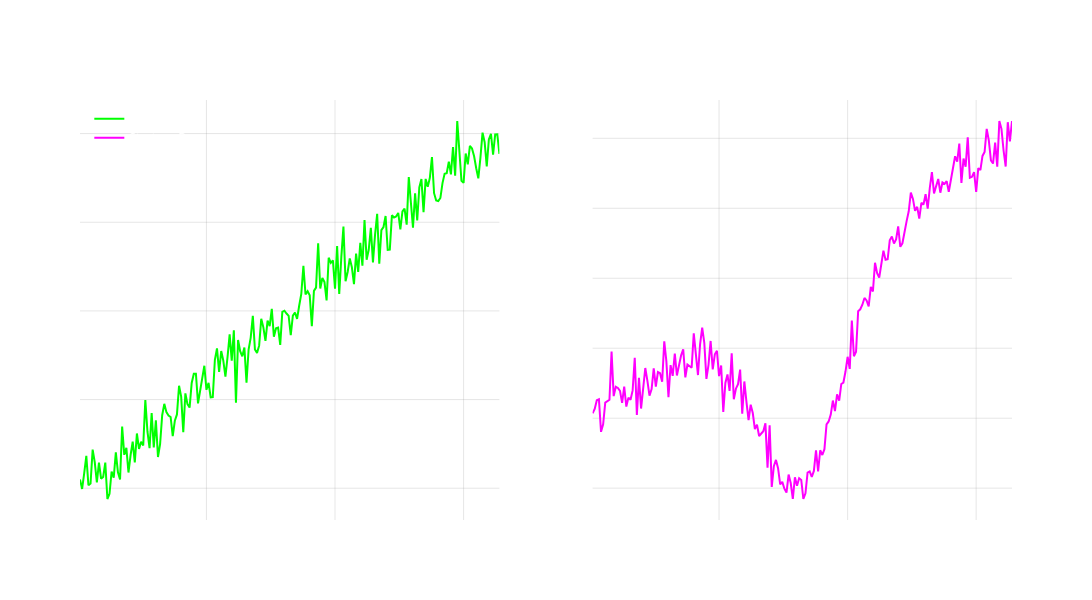

This figure's notebook cell:
### Markdown cell above
###### ______________________________________________________________________________________________________________________________________

#### ️ Sharpe Ratio, Sortino Ratio, Max Drawdown

First, we adjust for the risk-free rate of return.  If our strategy earns less than the risk-free rate in a frictionless evnironment why would we ever trade it?

  **Sharpe Ratio**: Risk-adjusted return using total volatility
  $$ \text{Sharpe Ratio} = \frac{\mathbb{E}[R_p] - R_f}{\sigma_p} $$
  
  **Sortino Ratio**: Risk-adjusted return using downside volatility
  $$ \text{Sortino Ratio} = \frac{\mathbb{E}[R_p] - R_f}{\sigma_d} $$
 
 **Maximum Drawdown**: Largest peak-to-trough decline
 $$ \text{Max Drawdown} = \min_t \left(\frac{P_t - \max_{s \leq t} P_s}{\max_{s \leq t} P_s}\right) $$

 **Remark:** We may choose to subtract out another benchmark besides the risk-free rate like the S&P500 return over the same period, this can give an

 idea of relative performance to market exposure without asset pricing theory (Time Series or Fama-MacBeth Regressions) but is largely regime dependent - 

 everyone wants to cite these metrics or "beat the market" but that isn't at all the point of this analysis. . .again necessary **NOT** sufficient 

 Before we continue pulling on this thread, let's see some examples of these performance metrics in action. . .

### Code cell
# Calculate Sharpe, Sortino and Max Drawdown
def calculate_performance_metrics(returns):
    # Calculate daily returns
    daily_returns = np.diff(returns)/returns[:-1]
    
    # Assume risk-free rate of 0% for simplicity
    rf = 0
    
    # Sharpe Ratio (annualized)
    excess_returns = daily_returns - rf
    sharpe = np.sqrt(252) * np.mean(excess_returns) / np.std(excess_returns)
    
    # Sortino Ratio (annualized)
    downside_returns = excess_returns[excess_returns < 0]
    sortino = np.sqrt(252) * np.mean(excess_returns) / np.std(downside_returns)
    
    # Max Drawdown
    rolling_max = np.maximum.accumulate(returns)
    drawdowns = (returns - rolling_max)/rolling_max * 100
    max_drawdown = np.min(drawdowns)
    
    return sharpe, sortino, max_drawdown

metrics_a = calculate_performance_metrics(strategy_a)
metrics_b = calculate_performance_metrics(strategy_b)

# Create figure with secondary y-axis
fig = make_subplots(rows=1, cols=2,
                    subplot_titles=("Strategy A", "Strategy B"))

# Add strategy A to first subplot
fig.add_trace(
    go.Scatter(
        x=dates,
        y=strategy_a,
        mode='lines',
        line=dict(color='rgba(0, 255, 0, 1)'),  # Neon green
        name='Strategy A'
    ),
    row=1, col=1
)

# Add strategy B to second subplot
fig.add_trace(
    go.Scatter(
        x=dates,
        y=strategy_b,
        mode='lines',
        line=dict(color='rgba(255, 0, 255, 1)'),  # Neon purple
        name='Strategy B'
    ),
    row=1, col=2
)

# Update layout
fig.update_layout(
    height=600,
    width=1200,
    showlegend=True,
    plot_bgcolor='rgba(0,0,0,0)',
    paper_bgcolor='rgba(0,0,0,0)',
    font=dict(color='white'),
    legend=dict(
        yanchor="top",
        y=0.99,
        xanchor="left",
        x=0.01
    ),
    title=dict(
        text=f'Strategy Comparison<br>A: Sharpe: {metrics_a[0]:.2f}, Sortino: {metrics_a[1]:.2f}, MaxDD: {metrics_a[2]:.1f}%<br>B: Sharpe: {metrics_b[0]:.2f}, Sortino: {metrics_b[1]:.2f}, MaxDD: {metrics_b[2]:.1f}%',
        y=0.95
    )
)

# Update axes
fig.update_xaxes(
    showgrid=True,
    gridwidth=1,
    gridcolor='rgba(128,128,128,0.2)',
    zeroline=True,
    zerolinewidth=1,
    zerolinecolor='rgba(128,128,128,0.5)'
)
fig.update_yaxes(
    showgrid=True,
    gridwidth=1,
    gridcolor='rgba(128,128,128,0.2)',
    zeroline=True,
    zerolinewidth=1,
    zerolinecolor='rgba(128,128,128,0.5)',
    title="Portfolio Value ($)"
)

fig.show()

### Figure 1 — Plotly figure (JSON) as saved in the notebook; plotly's stock layout.template omitted (floating-point values rounded to 4 significant figures; data arrays with more than 128 entries replaced by an {"elided": "..."} marker saying what was removed)
{"data": [{"line": {"color": "rgba(0, 255, 0, 1)"}, "mode": "lines", "name": "Strategy A", "type": "scatter", "x": {"elided": "200 str values"}, "xaxis": "x", "y": {"elided": "200 float values"}, "yaxis": "y"}, {"line": {"color": "rgba(255, 0, 255, 1)"}, "mode": "lines", "name": "Strategy B", "type": "scatter", "x": {"elided": "200 str values"}, "xaxis": "x2", "y": {"elided": "200 float values"}, "yaxis": "y2"}], "layout": {"annotations": [{"font": {"size": 16}, "showarrow": false, "text": "Strategy A", "x": 0.225, "xanchor": "center", "xref": "paper", "y": 1, "yanchor": "bottom", "yref": "paper"}, {"font": {"size": 16}, "showarrow": false, "text": "Strategy B", "x": 0.775, "xanchor": "center", "xref": "paper", "y": 1, "yanchor": "bottom", "yref": "paper"}], "font": {"color": "white"}, "height": 600, "legend": {"x": 0.01, "xanchor": "left", "y": 0.99, "yanchor": "top"}, "paper_bgcolor": "rgba(0,0,0,0)", "plot_bgcolor": "rgba(0,0,0,0)", "showlegend": true, "title": {"text": "Strategy Comparison<br>A: Sharpe: 1.19, Sortino: 2.09, MaxDD: -3.8%<br>B: Sharpe: 1.21, Sortino: 1.77, MaxDD: -11.5%", "y": 0.95}, "width": 1200, "xaxis": {"anchor": "y", "domain": [0, 0.45], "gridcolor": "rgba(128,128,128,0.2)", "gridwidth": 1, "showgrid": true, "zeroline": true, "zerolinecolor": "rgba(128,128,128,0.5)", "zerolinewidth": 1}, "xaxis2": {"anchor": "y2", "domain": [0.55, 1], "gridcolor": "rgba(128,128,128,0.2)", "gridwidth": 1, "showgrid": true, "zeroline": true, "zerolinecolor": "rgba(128,128,128,0.5)", "zerolinewidth": 1}, "yaxis": {"anchor": "x", "domain": [0, 1], "gridcolor": "rgba(128,128,128,0.2)", "gridwidth": 1, "showgrid": true, "title": {"text": "Portfolio Value ($)"}, "zeroline": true, "zerolinecolor": "rgba(128,128,128,0.5)", "zerolinewidth": 1}, "yaxis2": {"anchor": "x2", "domain": [0, 1], "gridcolor": "rgba(128,128,128,0.2)", "gridwidth": 1, "showgrid": true, "title": {"text": "Portfolio Value ($)"}, "zeroline": true, "zerolinecolor": "rgba(128,128,128,0.5)", "zerolinewidth": 1}}}
